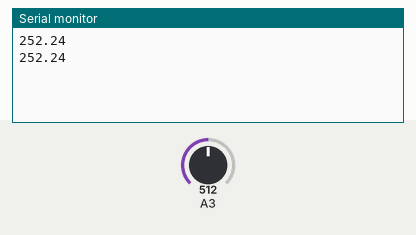
This sketch was run on a simulated Arduino Uno, built with avr-gcc and run on an emulated ATmega328P. Parts: the last lines printed to the serial monitor. The inputs (shaded band) are chosen by the test bench; at power-on: A3 = 512.

Above: at 3.8 s.
3.9 s: A3 set to 716
At 6.8 s:
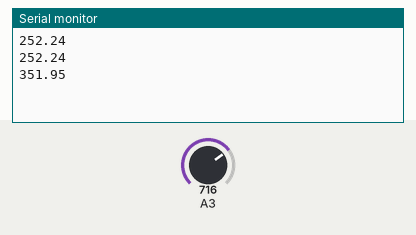
7.8 s: A3 set to 900
At 10.3 s:
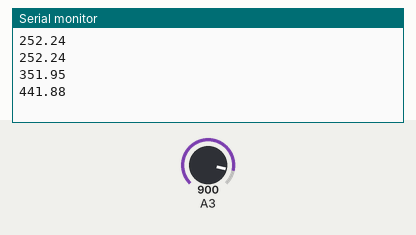
Timing chart, 0 to 11.8 s (numbered marks = the images above; inputs shaded):
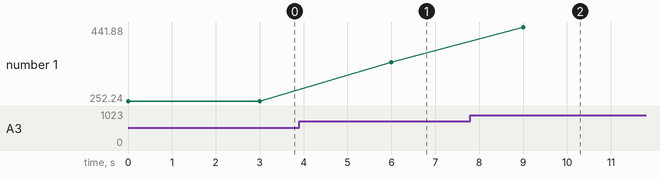

The sketch:

TEMPERATURE_SENSOR_LM35.ino
```cpp
void setup() {
  pinMode(A3, INPUT);
  Serial.begin(9600);
}

void loop() {
  float value = analogRead(A3); //this analoge read is from 0 to 1023
  float dama = ( ( ( (value * 5) / 1023) ) / 0.01) + 2; //convert analoge read from scale of 0-1023 to scale of 0-5
 Serial.println(dama);
 delay(3000);
}
```

Measured:
- after the input at 3.9 s, the serial monitor: prints a new line after 2.1 s (image 1)
- after the input at 7.8 s, the serial monitor: prints a new line after 1.2 s (image 2)
- plotted number 1: 252.24 → 351.95 after the input at 3.9 s, 351.95 → 441.88 after the input at 7.8 s
